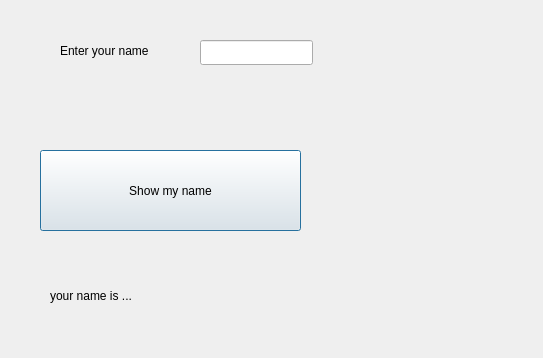
<?xml version="1.0" encoding="UTF-8"?>
<ui version="4.0">
 <class>Dialog</class>
 <widget class="QDialog" name="Dialog">
  <property name="geometry">
   <rect>
    <x>0</x>
    <y>0</y>
    <width>543</width>
    <height>358</height>
   </rect>
  </property>
  <property name="windowTitle">
   <string>Dialog</string>
  </property>
  <widget class="QLabel" name="label">
   <property name="geometry">
    <rect>
     <x>60</x>
     <y>20</y>
     <width>131</width>
     <height>61</height>
    </rect>
   </property>
   <property name="text">
    <string>Enter your name</string>
   </property>
  </widget>
  <widget class="QLineEdit" name="lineEdit">
   <property name="geometry">
    <rect>
     <x>200</x>
     <y>40</y>
     <width>113</width>
     <height>25</height>
    </rect>
   </property>
  </widget>
  <widget class="QPushButton" name="pushButton">
   <property name="geometry">
    <rect>
     <x>40</x>
     <y>150</y>
     <width>261</width>
     <height>81</height>
    </rect>
   </property>
   <property name="text">
    <string>Show my name</string>
   </property>
  </widget>
  <widget class="QLabel" name="label_2">
   <property name="geometry">
    <rect>
     <x>50</x>
     <y>270</y>
     <width>171</width>
     <height>51</height>
    </rect>
   </property>
   <property name="text">
    <string>your name is ... </string>
   </property>
  </widget>
 </widget>
 <resources/>
 <connections/>
</ui>
